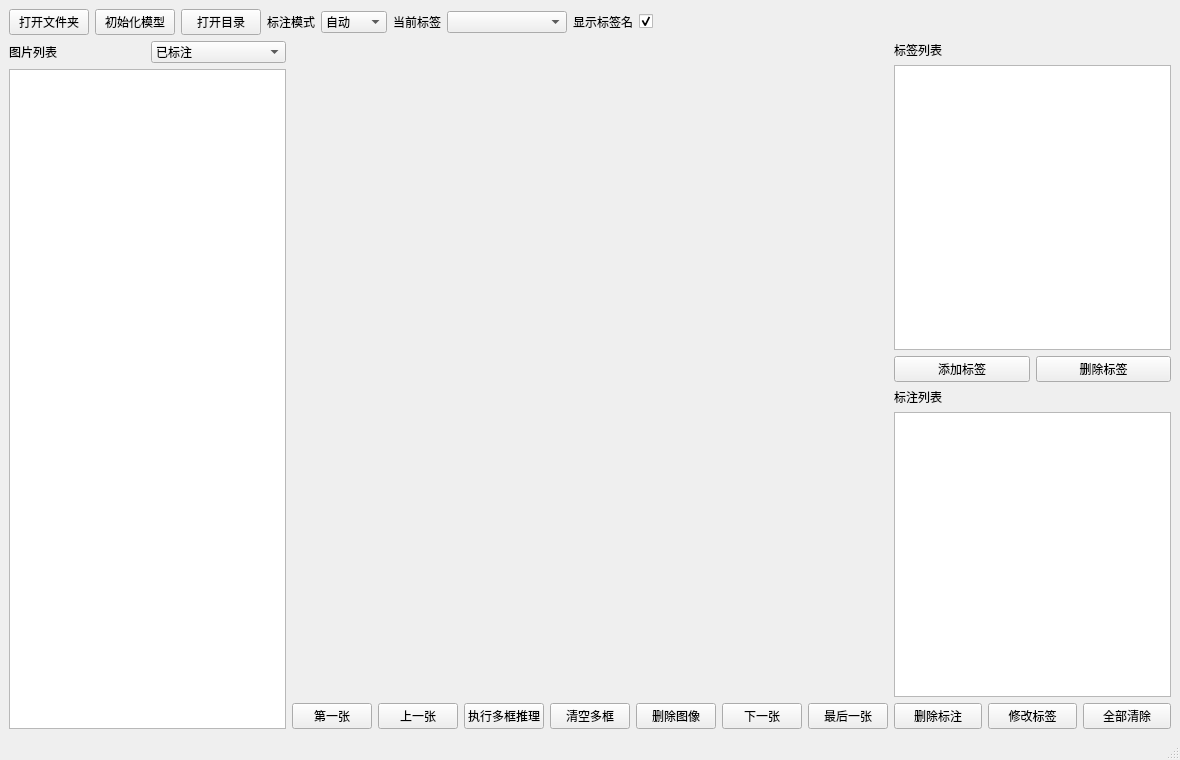
<?xml version="1.0" encoding="UTF-8"?>
<ui version="4.0">
 <class>MainWindow</class>
 <widget class="QMainWindow" name="MainWindow">
  <property name="geometry">
   <rect>
    <x>0</x>
    <y>0</y>
    <width>1180</width>
    <height>760</height>
   </rect>
  </property>
  <property name="windowTitle">
   <string>颖图半自动标注软件</string>
  </property>
  <widget class="QWidget" name="centralWidget">
   <layout class="QGridLayout" name="gridLayout_4">
    <item row="0" column="0">
     <layout class="QGridLayout" name="gridLayout_3">
      <item row="0" column="0" colspan="3">
       <layout class="QHBoxLayout" name="toolbarRow">
        <item>
         <widget class="QPushButton" name="openFolderButton">
          <property name="text">
           <string>打开文件夹</string>
          </property>
         </widget>
        </item>
        <item>
         <widget class="QPushButton" name="initButton">
          <property name="text">
           <string>初始化模型</string>
          </property>
         </widget>
        </item>
        <item>
         <widget class="QPushButton" name="pushButton_5">
          <property name="text">
           <string>打开目录</string>
          </property>
         </widget>
        </item>
        <item>
         <widget class="QLabel" name="label_3">
          <property name="text">
           <string>标注模式</string>
          </property>
         </widget>
        </item>
        <item>
         <widget class="QComboBox" name="comboBox_AnnoMode">
          <item>
           <property name="text">
            <string>自动</string>
           </property>
          </item>
          <item>
           <property name="text">
            <string>手动</string>
           </property>
          </item>
          <item>
           <property name="text">
            <string>小目标</string>
           </property>
          </item>
          <item>
           <property name="text">
            <string>多目标</string>
           </property>
          </item>
         </widget>
        </item>
        <item>
         <widget class="QLabel" name="label">
          <property name="text">
           <string>当前标签</string>
          </property>
         </widget>
        </item>
        <item>
         <widget class="QComboBox" name="comboBox_CurrentLabel">
          <property name="minimumSize">
           <size>
            <width>120</width>
            <height>0</height>
           </size>
          </property>
         </widget>
        </item>
        <item>
         <widget class="QLabel" name="label_4">
          <property name="text">
           <string>显示标签名</string>
          </property>
         </widget>
        </item>
        <item>
         <widget class="QCheckBox" name="checkBox_HideLabel">
          <property name="text">
           <string/>
          </property>
          <property name="checked">
           <bool>true</bool>
          </property>
         </widget>
        </item>
        <item>
         <spacer name="toolbarSpacer">
          <property name="orientation">
           <enum>Qt::Horizontal</enum>
          </property>
          <property name="sizeHint" stdset="0">
           <size>
            <width>40</width>
            <height>20</height>
           </size>
          </property>
         </spacer>
        </item>
       </layout>
      </item>
      <item row="1" column="0">
       <layout class="QGridLayout" name="gridLayout_2">
        <item row="0" column="0">
         <layout class="QHBoxLayout" name="horizontalLayout">
          <item>
           <widget class="QLabel" name="label_2">
            <property name="text">
             <string>图片列表</string>
            </property>
           </widget>
          </item>
          <item>
           <widget class="QComboBox" name="comboBox_selectImg">
            <item>
             <property name="text">
              <string>已标注</string>
             </property>
            </item>
            <item>
             <property name="text">
              <string>未标注</string>
             </property>
            </item>
            <item>
             <property name="text">
              <string>含当前标签</string>
             </property>
            </item>
           </widget>
          </item>
         </layout>
        </item>
        <item row="1" column="0">
         <widget class="QListWidget" name="imageList">
          <property name="minimumSize">
           <size>
            <width>260</width>
            <height>0</height>
           </size>
          </property>
         </widget>
        </item>
       </layout>
      </item>
      <item row="1" column="1">
       <layout class="QGridLayout" name="gridLayout">
        <item row="1" column="2">
         <widget class="QPushButton" name="pushButton_InferByRects">
          <property name="text">
           <string>执行多框推理</string>
          </property>
         </widget>
        </item>
        <item row="1" column="1">
         <widget class="QPushButton" name="PB_LastImg">
          <property name="text">
           <string>上一张</string>
          </property>
         </widget>
        </item>
        <item row="1" column="5">
         <widget class="QPushButton" name="pushButton_nextImg">
          <property name="text">
           <string>下一张</string>
          </property>
         </widget>
        </item>
        <item row="1" column="0">
         <widget class="QPushButton" name="pushButton_firstImg">
          <property name="text">
           <string>第一张</string>
          </property>
         </widget>
        </item>
        <item row="1" column="3">
         <widget class="QPushButton" name="pushButton_ClearRects">
          <property name="text">
           <string>清空多框</string>
          </property>
         </widget>
        </item>
        <item row="1" column="4">
         <widget class="QPushButton" name="pushButton_deleteImg">
          <property name="text">
           <string>删除图像</string>
          </property>
         </widget>
        </item>
        <item row="0" column="0" colspan="7">
         <layout class="QVBoxLayout" name="imageLayout">
          <item>
           <widget class="ImageAnnotateWidget" name="imageWidget" native="true"/>
          </item>
         </layout>
        </item>
        <item row="1" column="6">
         <widget class="QPushButton" name="pushButton_finalImg">
          <property name="text">
           <string>最后一张</string>
          </property>
         </widget>
        </item>
       </layout>
      </item>
      <item row="1" column="2">
       <layout class="QVBoxLayout" name="rightLayout">
        <item>
         <widget class="QLabel" name="labelTitle">
          <property name="text">
           <string>标签列表</string>
          </property>
         </widget>
        </item>
        <item>
         <widget class="QListWidget" name="labelList"/>
        </item>
        <item>
         <layout class="QHBoxLayout" name="labelButtonRow">
          <item>
           <widget class="QPushButton" name="addLabelButton">
            <property name="text">
             <string>添加标签</string>
            </property>
           </widget>
          </item>
          <item>
           <widget class="QPushButton" name="deleteLabelButton">
            <property name="text">
             <string>删除标签</string>
            </property>
           </widget>
          </item>
         </layout>
        </item>
        <item>
         <widget class="QLabel" name="annTitle">
          <property name="text">
           <string>标注列表</string>
          </property>
         </widget>
        </item>
        <item>
         <widget class="QListWidget" name="annotationList"/>
        </item>
        <item>
         <layout class="QHBoxLayout" name="annButtonRow">
          <item>
           <widget class="QPushButton" name="deleteAnnotationButton">
            <property name="text">
             <string>删除标注</string>
            </property>
           </widget>
          </item>
          <item>
           <widget class="QPushButton" name="fixAnnotationButton">
            <property name="text">
             <string>修改标签</string>
            </property>
           </widget>
          </item>
          <item>
           <widget class="QPushButton" name="pushButton_clearAllAnno">
            <property name="text">
             <string>全部清除</string>
            </property>
           </widget>
          </item>
         </layout>
        </item>
       </layout>
      </item>
     </layout>
    </item>
   </layout>
  </widget>
  <widget class="QStatusBar" name="statusbar"/>
 </widget>
 <customwidgets>
  <customwidget>
   <class>ImageAnnotateWidget</class>
   <extends>QWidget</extends>
   <header>widgets/ImageAnnotateWidget.h</header>
   <container>1</container>
  </customwidget>
 </customwidgets>
 <resources/>
 <connections/>
</ui>
